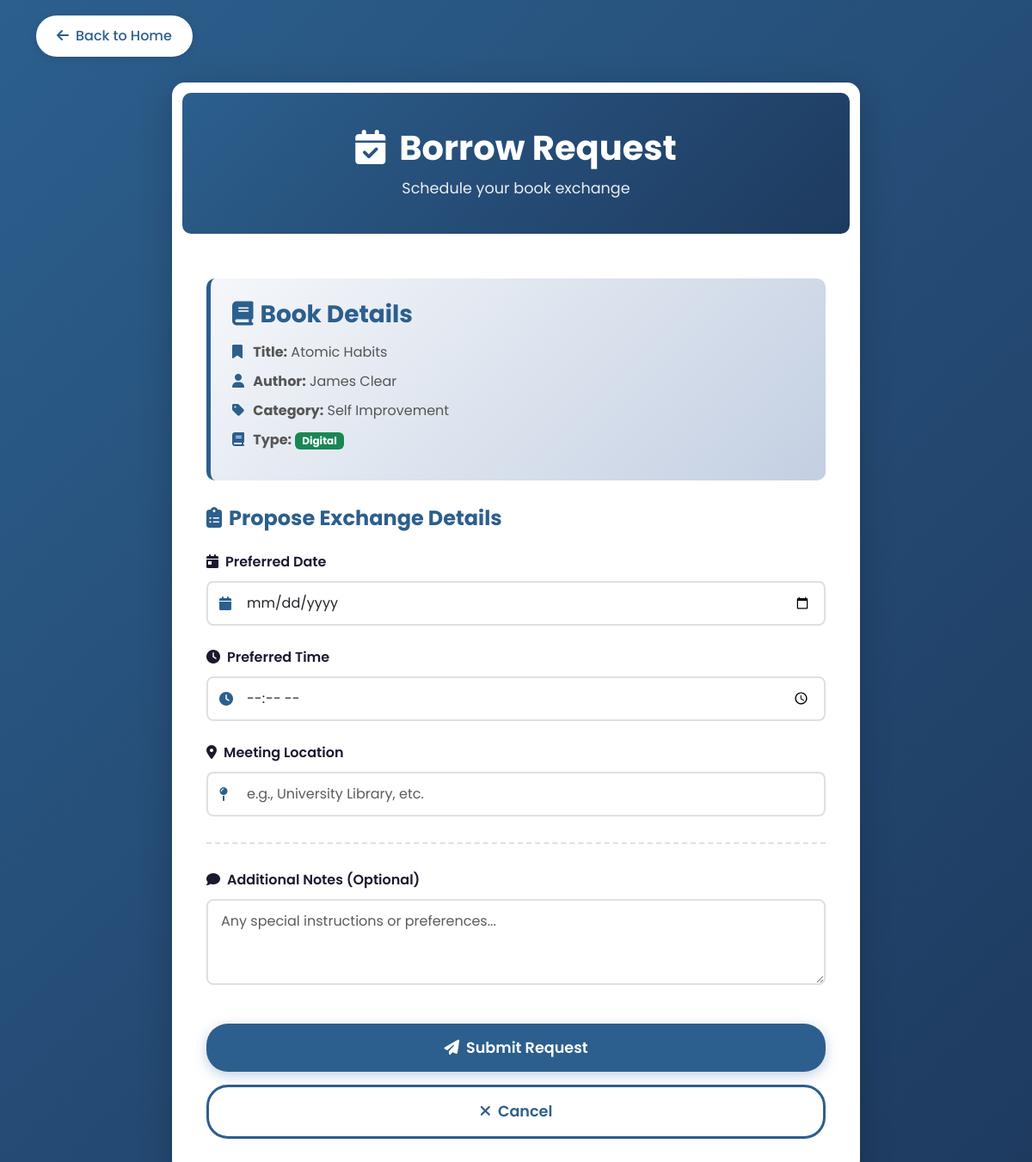
The app's page /borrow/4 (signed in) with its own data.
### tables this page shows
CREATE TABLE books (
    id INTEGER PRIMARY KEY AUTOINCREMENT,
    owner_id INTEGER NOT NULL,
    title TEXT NOT NULL,
    author TEXT NOT NULL,
    category TEXT NOT NULL,
    status TEXT DEFAULT 'available',
    location_notes TEXT,
    type TEXT NOT NULL,
    image_file TEXT, -- Added this to store "data.jpg", "python.webp", etc.
    file_path TEXT,
    added_date TIMESTAMP DEFAULT CURRENT_TIMESTAMP,
    FOREIGN KEY (owner_id) REFERENCES users (id)
);

### app.py (the view, shortened to what this page needs)
@app.route('/borrow/<int:book_id>', methods=['GET', 'POST'])
@login_required
def borrow(book_id):
    conn = get_db_connection()
    book = conn.execute('SELECT * FROM books WHERE id = ?', (book_id,)).fetchone()
    if book is None:
        flash('Book not found!', 'danger')
        conn.close()
        return redirect(url_for('index'))
    if book['owner_id'] == current_user.id:
       flash('You cannot borrow your own book!', 'danger')
       conn.close()
       return redirect(url_for('index'))
    conn.close()
    return render_template('borrow.html', book=book)

### app.py (called while the page is built)
def get_db_connection():
    connection = sqlite3.connect('database.db')
    connection.row_factory = sqlite3.Row
    return connection

@login_manager.user_loader
def load_user(user_id):
    conn = get_db_connection()
    user = conn.execute('SELECT * FROM users WHERE id = ?', (user_id,)).fetchone()
    conn.close()
    if user:
        return User(user['id'], user['username'], user['email'], user['role'])
    return None

### templates/borrow.html (shortened to what this page needs)
<!DOCTYPE html>
<html lang="en">
<head>
    <link href="https://cdn.jsdelivr.net/npm/bootstrap@5.3.0/dist/css/bootstrap.min.css" rel="stylesheet">
    <link rel="stylesheet" href="https://cdnjs.cloudflare.com/ajax/libs/font-awesome/6.4.0/css/all.min.css">
    <link rel="stylesheet" href="{{ url_for('static', filename='css/style.css') }}">
</head>
<body style="Padding: 18px 0px 0px">
    <div class="container">
        <a href="{{ url_for('index') }}" class="back-button"><i class="fas fa-arrow-left me-2"></i>Back to Home</a>
        <div class="borrow-container">
            <div class="borrow-header">
                <h1><i class="fas fa-calendar-check me-3"></i>Borrow Request</h1>
                <p>Schedule your book exchange</p>
            </div>
            <div class="borrow-body">
                <div class="book-info-card">
                    <h3><i class="fas fa-book me-2"></i>Book Details</h3>
                    <div class="book-detail">
                        <i class="fas fa-bookmark"></i>
                        <strong>Title:</strong> <span id="bookTitle">{{ book['title'] }}</span>
                    </div>
                    <div class="book-detail">
                        <i class="fas fa-user"></i>
                        <strong>Author:</strong> <span id="bookAuthor">{{ book['author'] }}</span>
                    </div>
                    <div class="book-detail">
                        <i class="fas fa-tag"></i>
                        <strong>Category:</strong> <span id="bookCategory">{{ book['category'] }}</span>
                    </div>
                    <div class="book-detail">
                        <i class="fas fa-book"></i>
                        <strong>Type:</strong> <span class="badge bg-success">{{ book['type'] }}</span>
                    </div>
                </div>
                <form action="{{ url_for('borrow', book_id=book['id']) }}" method="POST">
                    <h4 class="mb-4" style="color: var(--primary-blue); font-weight: bold;">
                        <i class="fas fa-clipboard-list me-2 form-head"></i>Propose Exchange Details
                    </h4>
                    <div class="form-section">
                        <label for="borrowDate" class="form-label">
                            <i class="fas fa-calendar-day me-2"></i>Preferred Date
                        </label>
                        <div class="input-icon">
                            <i class="fas fa-calendar"></i>
                            <input type="date" class="form-control" id="borrowDate" name="borrowDate" required>
                        </div>
                    </div>
                    <div class="form-section">
                        <label for="borrowTime" class="form-label">
                            <i class="fas fa-clock me-2"></i>Preferred Time
                        </label>
                        <div class="input-icon">
                            <i class="fas fa-clock"></i>
                            <input type="time" class="form-control" id="borrowTime" name="borrowTime" required>
                        </div>
                    </div>
                    <div class="form-section">
                        <label for="borrowLocation" class="form-label">
                            <i class="fas fa-map-marker-alt me-2"></i>Meeting Location
                        </label>
                        <div class="input-icon">
                            <i class="fas fa-map-pin"></i>
                            <input type="text" class="form-control" id="borrowLocation" name="borrowLocation"
                                placeholder="e.g., University Library, etc." required>
                        </div>
                    </div>
                    <div class="section-divider"></div>
                    <div class="form-section">
                        <label for="notes" class="form-label">
                            <i class="fas fa-comment me-2"></i>Additional Notes (Optional)
                        </label>
                        <textarea class="form-control" id="notes" name="notes" rows="3"
                            placeholder="Any special instructions or preferences..."></textarea>
                    </div>
                    <button type="submit" class="btn btn-submit">
                        <i class="fas fa-paper-plane me-2"></i>Submit Request
                    </button>
                    <a href="index.html" class="btn-cancel">
                        <i class="fas fa-times me-2"></i>Cancel
                    </a>
                </form>
            </div>
        </div>
    </div>
</body>
</html>

### static/css/style.css (style rules this page uses)
:root { --primary-dark: #1a1a2e; --primary-blue: #2c5f8d; --accent-navy: #1e3a5f; --accent-teal: #4a90a4; }
* { margin: 0; padding: 0; box-sizing: border-box; }
body { font-family: 'Poppins', sans-serif; background: linear-gradient(135deg, #2c5f8d 0%, #1e3a5f 100%); }
body { font-family: 'Poppins', sans-serif; background: linear-gradient(135deg, #2c5f8d 0%, #1e3a5f 100%); min-height: 100vh; padding: 0px 0; position: relative; overflow-x: hidden; }
.container { position: relative; z-index: 1; }
.back-button { background-color: white; color: var(--primary-blue); border: none; padding: 12px 24px; border-radius: 25px; font-weight: 500; box-shadow: 0 2px 10px rgba(0, 0, 0, 0.1); text-decoration: none; display: inline-block; margin-bottom: 30px; transition: all 0.3s ease; }
.borrow-container { background: white; border-radius: 15px; box-shadow: 0 10px 40px rgba(0, 0, 0, 0.2); overflow: hidden; max-width: 800px; margin: 0 auto; }
.borrow-header { background: linear-gradient(135deg, var(--primary-blue) 0%, var(--accent-navy) 100%); color: white; padding: 40px; border: 12px solid #fff; border-radius: 22px; text-align: center; }
.borrow-header h1 { font-size: 2.5rem; font-weight: bold; margin-bottom: 10px; }
.borrow-header p { font-size: 1.1rem; opacity: 0.9; margin-bottom: 0; }
.borrow-body { padding: 40px; }
.book-info-card { background: linear-gradient(135deg, #f5f7fa 0%, #c3cfe2 100%); border-radius: 10px; padding: 25px; margin-bottom: 30px; border-left: 5px solid var(--primary-blue); }
.book-info-card h3 { color: var(--primary-blue); font-weight: bold; margin-bottom: 15px; }
.book-detail { margin-bottom: 10px; color: #555; }
.book-detail i { color: var(--primary-blue); width: 20px; }
.form-label { font-weight: 600; color: var(--primary-dark); margin-bottom: 10px; font-size: 1rem; }
.form-control, .form-select { border: 2px solid #e0e0e0; border-radius: 8px; padding: 12px 15px; font-size: 1rem; transition: all 0.3s ease; }
.input-icon { position: relative; }
.input-icon i { position: absolute; left: 15px; top: 50%; transform: translateY(-50%); color: var(--primary-blue); }
.input-icon .form-control { padding-left: 45px; }
.btn-submit { background: var(--primary-blue); color: white; border: none; padding: 15px 40px; border-radius: 25px; font-size: 1.1rem; font-weight: 600; width: 100%; margin-top: 20px; transition: all 0.3s ease; box-shadow: 0 4px 15px rgba(44, 95, 141, 0.3); }
.btn-cancel { background: #fff; color: var(--primary-blue); border: 3px solid var(--primary-blue); padding: 15px 40px; border-radius: 25px; font-size: 1.1rem; font-weight: 600; width: 100%; margin-top: 15px; transition: all 0.3s ease; text-decoration: none; display: block; text-align: center; }
.form-section { margin-bottom: 25px; }
.section-divider { border-top: 2px dashed #e0e0e0; margin: 30px 0; }

### records on screen
books: title "Atomic Habits", author "James Clear", category "Self Improvement", type "Digital"
